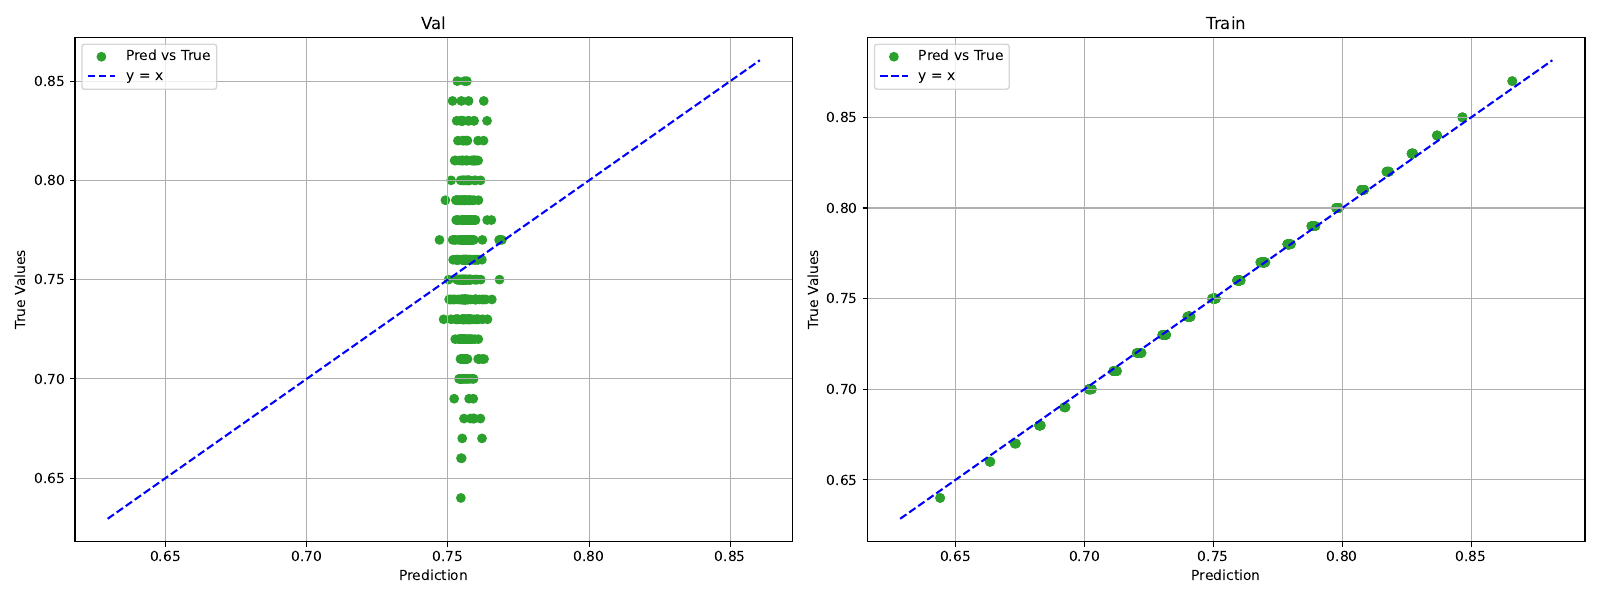

Write Python code to recreate this figure.
import pandas as pd
import numpy as np

from sklearn.ensemble import RandomForestClassifier
from sklearn.svm import SVC
from sklearn.svm import LinearSVC
from sklearn.linear_model import LogisticRegression
from sklearn.linear_model import LinearRegression
from sklearn.compose import TransformedTargetRegressor
from sklearn.ensemble import ExtraTreesClassifier
from sklearn.ensemble import RandomForestRegressor

from sklearn.preprocessing import StandardScaler, MinMaxScaler, RobustScaler
from sklearn.neighbors import LocalOutlierFactor
from sklearn.ensemble import IsolationForest
from sklearn.neighbors import NearestNeighbors
from sklearn.feature_selection import SelectKBest, SelectPercentile, chi2, SelectFpr, SelectFromModel

from sklearn.impute import KNNImputer
from sklearn.experimental import enable_iterative_imputer
from sklearn.impute import IterativeImputer

from sklearn.base import BaseEstimator,TransformerMixin
from sklearn.preprocessing import QuantileTransformer

from sklearn.datasets import make_classification

from sklearn.model_selection import train_test_split

from sklearn.pipeline import Pipeline

from sklearn.impute import SimpleImputer
from sklearn.kernel_approximation import RBFSampler
import copy

import torch
import gpytorch
from gpytorch.models import ExactGP
from gpytorch.means import ConstantMean
from gpytorch.kernels import ScaleKernel, RBFKernel
from gpytorch.distributions import MultivariateNormal
from gpytorch.mlls import ExactMarginalLogLikelihood
import torch.nn.functional as F

import torch.nn as nn
import torch.optim as optim

from matplotlib import pyplot as plt
from sklearn.decomposition import PCA
from sklearn.preprocessing import OneHotEncoder

import warnings
warnings.filterwarnings("ignore", category=FutureWarning)
warnings.filterwarnings("ignore", category=UserWarning)

def preprocess_german(df, preprocess):
    # String to int for all attributes. Follow original code
    df['status'] = df['status'].map({'A11': 0, 'A12': 1, 'A13': 2, 'A14': 3}).astype(int) 
    df['savings'] = df['savings'].map({'A61': 0, 'A62': 1, 'A63': 2, 'A64': 3, 'A65': 4}).astype(int)

    df['credit_hist'] = df['credit_hist'].map({'A34': 0, 'A33': 1, 'A32': 2, 'A31': 3, 'A30': 4}).astype(int) # string -> int
    df['employment'] = df['employment'].map({'A71': 0, 'A72': 1, 'A73': 2, 'A74': 3, 'A75': 4}).astype(int)    
    df['gender'] = df['personal_status'].map({'A91': 1, 'A92': 0, 'A93': 1, 'A94': 1, 'A95': 0}).astype(int)
    df['job'] = df['job'].map({'A171': 0, 'A172': 1, 'A173': 2, 'A174': 3}).astype(int)
    df['install_plans'] = df['install_plans'].map({'A141': 1, 'A142': 1, 'A143': 0}).astype(int)
    
    if 'debtors' in df.columns: 
        df['debtors'] = df['debtors'].map({'A101': 0, 'A102': 1, 'A103': 2}).astype(int)     
    if 'property' in df.columns:
        df['property'] = df['property'].map({'A121': 3, 'A122': 2, 'A123': 1, 'A124': 0}).astype(int)        
    if 'telephone' in df.columns:
        df['telephone'] = df['telephone'].map({'A191': 0, 'A192': 1}).astype(int)
    if 'foreign_worker' in df.columns:
        df['foreign_worker'] = df['foreign_worker'].map({'A201': 1, 'A202': 0}).astype(int)

    if preprocess:
        # TODO: this part can also be trained!
        #df = pd.concat([df, pd.get_dummies(df['purpose'], prefix='purpose')],axis=1) # filtered out next
        #df = pd.concat([df, pd.get_dummies(df['housing'], prefix='housing')],axis=1)
        df.loc[(df['credit_amt'] <= 2000), 'credit_amt'] = 0 # df.loc[cond, col]=newvalue
        df.loc[(df['credit_amt'] > 2000) & (df['credit_amt'] <= 5000), 'credit_amt'] = 1
        df.loc[(df['credit_amt'] > 5000), 'credit_amt'] = 2    
        df.loc[(df['duration'] <= 12), 'duration'] = 0
        df.loc[(df['duration'] > 12) & (df['duration'] <= 24), 'duration'] = 1
        df.loc[(df['duration'] > 24) & (df['duration'] <= 36), 'duration'] = 2
        df.loc[(df['duration'] > 36), 'duration'] = 3
        df['age'] = df['age'].apply(lambda x : 1 if x >= 45 else 0) # 1 if old, 0 if young
    
    df = df.drop(columns=['purpose', 'personal_status', 'housing', 'credit']) 

    return df

# preprocess data
cols = ['status', 'duration', 'credit_hist', 'purpose', 'credit_amt', 'savings', 'employment',\
            'install_rate', 'personal_status', 'debtors', 'residence', 'property', 'age', 'install_plans',\
            'housing', 'num_credits', 'job', 'num_liable', 'telephone', 'foreign_worker', 'credit'] # raw cols
df = pd.read_table('german.data', names=cols, sep=" ", index_col=False)
subset_cols=['status', 'duration', 'credit_hist', 'purpose', 'credit_amt', 'savings', 'employment', 'age', 'install_plans',\
            'housing', 'num_credits', 'job', 'num_liable', 'personal_status','credit'] # filtered cols
df=df[subset_cols]
df['credit'] = df['credit'].replace(2, 0) # 1 Good, 2 Bad credit risk. binary classification: 0 bad 1 good
y = df['credit']
df = preprocess_german(df, True)


# 20% data to train original model
df_train_ori, df_rest, y_train_ori, y_rest = train_test_split(df, y, test_size=0.8, random_state=12) 
# train ori model
classifier = LogisticRegression() 
classifier.fit(df_train_ori, y_train_ori) 
print(f"Ori model train: {classifier.score(df_train_ori, y_train_ori):.4f} Ori model eval: {classifier.score(df_rest, y_rest):.4f}") 


def get_sample_points(df, y, classifier, nslice=400, nsample=100):
    rbf_lst = [] # X for training
    acc_lst = [] # y for training
    for i in range(nslice):
        df_slice = df.sample(n=nsample, random_state=i) 
        y_slice = y[df_slice.index]
        rbf_slice = np.vstack(df_slice['rbf'])
        df_slice = df_slice.drop(columns=['rbf']) # drop rbf feat from df

        acc = classifier.score(df_slice, y_slice)
        acc_lst.append(acc)
        rbf_lst.append(rbf_slice)
    return rbf_lst, acc_lst

# df to rbf emb
# TODO: fit on df_train, transform on df_eval
rbf_feature = RBFSampler(gamma=1, random_state=1, n_components=40) 
rbf_features = rbf_feature.fit_transform(df_rest) 
df_rest['rbf'] = [rbf_features[i] for i in range(rbf_features.shape[0])] # append rbf emb to df

# 40% data to train, 40% data to eval
df_train, df_eval, y_train, y_eval = train_test_split(df_rest, y_rest, test_size=0.5, random_state=12) 
rbf_lst_train, acc_lst_train = get_sample_points(df_train, y_train, classifier)
rbf_lst_eval, acc_lst_eval = get_sample_points(df_eval, y_eval, classifier)

# train MLP model
train_x = torch.stack([torch.tensor(np.mean(vector, axis=0)) for vector in rbf_lst_train], dim=0) # [nslice, nsample, nrbf] -> [nslice, nrbf]
# trick to train MLP (rbf scaler)
scaler = StandardScaler()
train_x = torch.tensor(scaler.fit_transform(train_x.numpy()), dtype=torch.float32)
train_y = torch.tensor(acc_lst_train, dtype=torch.float32)
# concat
train_x = torch.cat([train_x, train_x], dim=0)
train_y = torch.cat([train_y, train_y], dim=0)
# shuffle!
shuffle_idx = torch.randperm(train_x.size(0))
train_x = train_x[shuffle_idx]
train_y = train_y[shuffle_idx]

class GPModel(ExactGP):
    def __init__(self, train_x, train_y, likelihood):
        super(GPModel, self).__init__(train_x, train_y, likelihood)
        self.mean_module = ConstantMean()
        self.covar_module = ScaleKernel(RBFKernel())# + LinearKernel())

    def forward(self, x):
        mean_x = self.mean_module(x)
        covar_x = self.covar_module(x)
        return MultivariateNormal(mean_x, covar_x)

likelihood = gpytorch.likelihoods.GaussianLikelihood()
gpmodel = GPModel(train_x, train_y, likelihood)
optimizer = torch.optim.Adam(gpmodel.parameters(), lr=0.1)
mll = ExactMarginalLogLikelihood(likelihood, gpmodel)
num_epochs = 500
for epoch in range(num_epochs):
    optimizer.zero_grad() 
    output = gpmodel(train_x)
    loss = -mll(output, train_y)
    loss.backward() 
    optimizer.step() 

    if epoch % 10 == 0:
        print(epoch,loss.item(),gpmodel.covar_module.base_kernel.lengthscale.item(),gpmodel.likelihood.noise.item())


# start eval!
gpmodel.eval()
likelihood.eval()

# eval on train
pred_train=[] 
true_train=[] 
for i in range(train_x.shape[0]):
    tr_x = train_x[i].unsqueeze(dim=0)
    observed_pred = likelihood(gpmodel(tr_x))

    with torch.no_grad(), gpytorch.settings.fast_pred_var():
        observed_pred = likelihood(gpmodel(tr_x))
        mean = observed_pred.mean 
        lower, upper = observed_pred.confidence_region() 
        pred_train.append(mean[0])
        true_train.append(train_y[i])

# eval on eval
val_x = torch.stack([torch.tensor(np.mean(vector, axis=0)) for vector in rbf_lst_eval], dim=0) # [nslice, nsample, nrbf] -> [nslice, nrbf]
val_x = torch.tensor(scaler.transform(val_x.numpy()), dtype=torch.float32)

pred=[] 
true=[] 
for i in range(val_x.shape[0]):
    vl_x = val_x[i].unsqueeze(dim=0)
    observed_pred = likelihood(gpmodel(vl_x))

    with torch.no_grad(), gpytorch.settings.fast_pred_var():
        observed_pred = likelihood(gpmodel(vl_x))
        mean = observed_pred.mean 
        lower, upper = observed_pred.confidence_region() 
        pred.append(mean[0])
        true.append(train_y[i])

# visualize val
fig, (ax5, ax6) = plt.subplots(1, 2, figsize=(16, 6))
ax5.scatter(pred, true, marker='o', color='tab:green', label='Pred vs True')
min_val = min(ax5.get_xlim()[0], ax5.get_ylim()[0])
max_val = max(ax5.get_xlim()[1], ax5.get_ylim()[1])
ax5.plot([min_val, max_val], [min_val, max_val], color='blue', linestyle='--', label='y = x')
ax5.set_xlabel('Prediction')
ax5.set_ylabel('True Values')
ax5.grid(True)
ax5.legend(loc='upper left')
ax5.set_title('Val')

# visualize train
ax6.scatter(pred_train, true_train, marker='o', color='tab:green', label='Pred vs True')
min_val = min(ax6.get_xlim()[0], ax6.get_ylim()[0])
max_val = max(ax6.get_xlim()[1], ax6.get_ylim()[1])
ax6.plot([min_val, max_val], [min_val, max_val], color='blue', linestyle='--', label='y = x')
ax6.set_xlabel('Prediction')
ax6.set_ylabel('True Values')
ax6.grid(True)
ax6.legend(loc='upper left')
ax6.set_title('Train')

plt.tight_layout()
plt.show()
plt.savefig("gpmodel.pdf", format="pdf")
